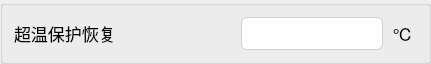
         <widget class="QGroupBox" name="groupBox_25">
          <property name="minimumSize">
           <size>
            <width>0</width>
            <height>64</height>
           </size>
          </property>
          <property name="maximumSize">
           <size>
            <width>16777215</width>
            <height>64</height>
           </size>
          </property>
          <property name="title">
           <string/>
          </property>
          <layout class="QHBoxLayout" name="horizontalLayout_34" stretch="7,5,1">
           <item>
            <widget class="QLabel" name="label_67">
             <property name="minimumSize">
              <size>
               <width>221</width>
               <height>31</height>
              </size>
             </property>
             <property name="font">
              <font>
               <pointsize>13</pointsize>
              </font>
             </property>
             <property name="text">
              <string>超温保护恢复</string>
             </property>
             <property name="alignment">
              <set>Qt::AlignLeading|Qt::AlignLeft|Qt::AlignVCenter</set>
             </property>
            </widget>
           </item>
           <item>
            <widget class="MyLineEdit" name="h16906">
             <property name="minimumSize">
              <size>
               <width>0</width>
               <height>31</height>
              </size>
             </property>
             <property name="styleSheet">
              <string notr="true">QLineEdit {
    /* 苹果风格的数据展示LineEdit */
    border: 1px solid #D0D0D0;                  /* 浅灰色边框，模仿macOS的细边框 */
    border-radius: 6px;                         /* 圆角，符合macOS设计 */
    padding: 8px 12px;                         /* 内边距，提供舒适的阅读空间 */
    background-color: #FFFFFF;                 /* 白色背景 */
    color: #333333;                            /* 深灰色文字，提高可读性 */
    font-family: &quot;SF Pro Text&quot;, &quot;Helvetica Neue&quot;, &quot;Lucida Grande&quot;, sans-serif; /* macOS系统字体栈 */
    font-size: 14px;                           /* 默认字体大小 */
    selection-background-color: #007AFF;       /* 选中文本高亮色 (macOS蓝色) */
    selection-color: #FFFFFF;                  /* 选中文本颜色 (白色) */

    /* 只读状态下的特殊样式 */
    /* 注意：Qt中通常使用 setReadOnly(true) 来实现只读，但QSS可以定义其外观 */
}

/* 当LineEdit获得焦点时 (对于数据展示框，如果不需要焦点效果，可以省略或弱化) */
QLineEdit:focus {
    border: 1px solid #007AFF;                 /* 获得焦点时边框变为蓝色 */
    /* 如果作为纯展示框，也可以移除焦点边框变化 */
    /* border: 1px solid #D0D0D0; */
}

/* 禁用状态下的样式 (如果用于展示不可变数据) */
QLineEdit:disabled {
    background-color: #F5F5F7;                 /* macOS禁用元素背景色 */
    color: #A0A0A0;                            /* 禁用文字颜色 */
    border: 1px solid #E0E0E0;                 /* 禁用边框颜色 */
}</string>
             </property>
             <property name="readOnly">
              <bool>true</bool>
             </property>
            </widget>
           </item>
           <item>
            <widget class="QLabel" name="label_68">
             <property name="minimumSize">
              <size>
               <width>0</width>
               <height>31</height>
              </size>
             </property>
             <property name="font">
              <font>
               <pointsize>13</pointsize>
              </font>
             </property>
             <property name="text">
              <string>℃</string>
             </property>
             <property name="alignment">
              <set>Qt::AlignCenter</set>
             </property>
            </widget>
           </item>
          </layout>
         </widget>
